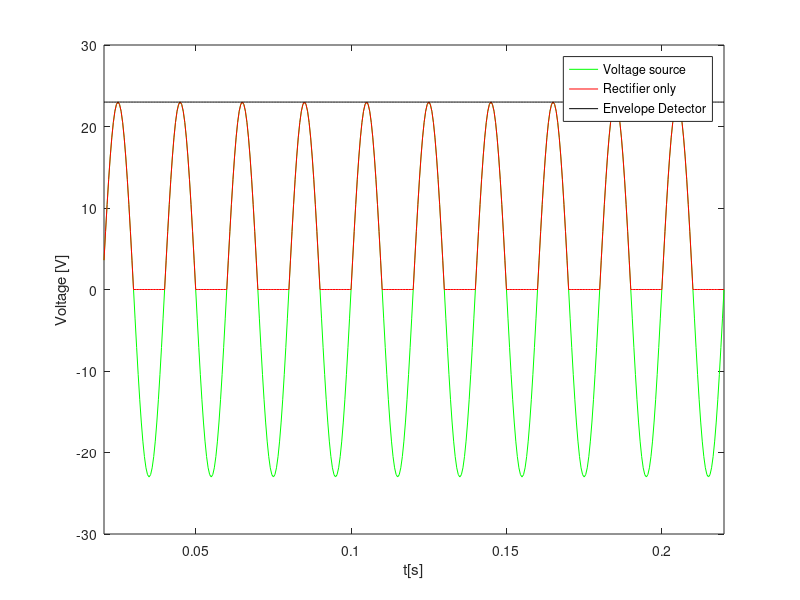
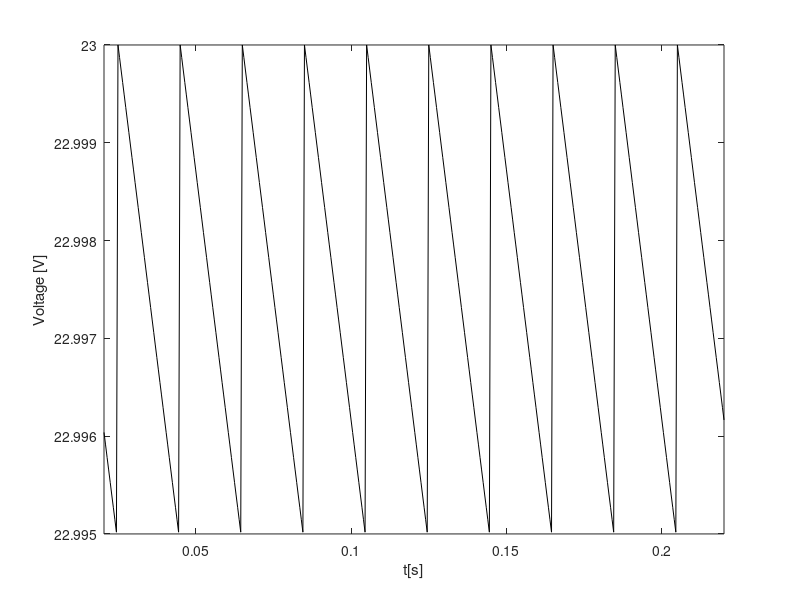
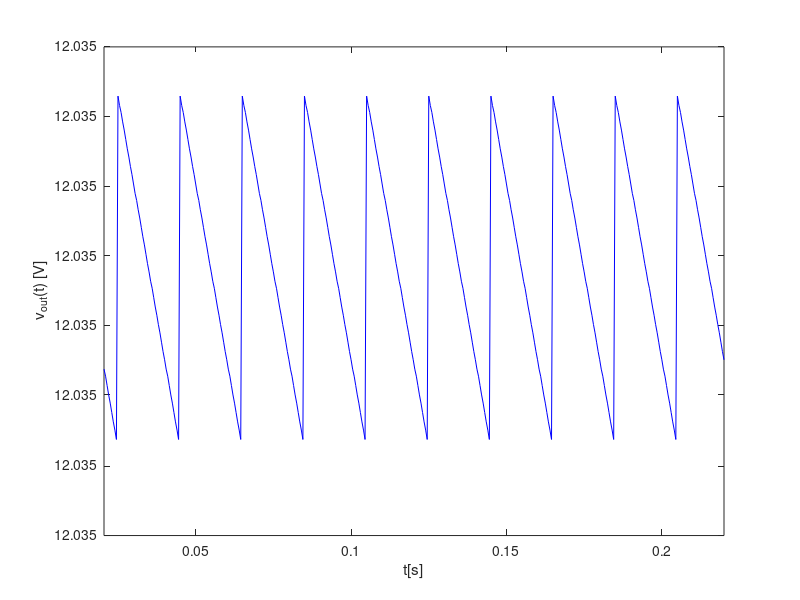

Here is the MATLAB script that generated these plots, in order:
close all
clear all
%comentario

dt=5e-4;
period=1./50.;
tmax=11*period/dt;
tmaxgraf=10*period/dt;
translacao_tempo=period/dt;
freq=2*pi*50.;
A=230./10.;


%envelope
R1=300e3;
R2=715e3;
C1=300e-6;



% T off
toff=(1/freq)*atan(R1*C1*freq);


j=1;

for i=1:tmax

	t(i)=i*dt;
	v2(i)=A*sin(freq*t(i));

	if(v2(i)>0)
		v3(i)=v2(i);
	else
		v3(i)=0.;
	endif;



	if(t(i)>toff &&    A * sin(freq*toff) * exp(-(t(i)-toff)/(R1*C1)) > v3(i))
		vo(i)=A * sin(freq*toff) * exp(-(t(i)-toff)/(R1*C1));
	else
		vo(i)=0.;
	endif;

	if(A * sin(freq*toff) * exp(-(t(i)-toff)/(R1*C1)) < v3(i)    &&   t(i)>toff+period)
		toff=toff+period;
	endif;

	%voltagem envelope
	venvelope(i)=v3(i);
	if(vo(i)>v3(i))
		venvelope(i)=vo(i);
	endif;


endfor;

%%%%VOLTAGE REGULATOR

%solving using accurate model

function f=f(v,Vs,R)
Is=1e-14;
VT=0.02586491702;
f=v+R*Is*(exp(v/(22*VT))-1)-Vs;
endfunction

function fd=fd(v,R)
Is=1e-14;
VT=0.02586491702;
fd=1+R*Is/(22*VT)*exp(v/(22*VT));
endfunction

function find_Root=Solve_f(Vs,R)
	delta=1e-6;
	x_next=0.5;

	do
		x=x_next;
		x_next=x-f(x,Vs,R)/fd(x,R);
	until (abs(x-x_next)<delta);
	find_Root=x_next;
endfunction


for i=1:tmax
v_out(i)=Solve_f(venvelope(i),R2);
endfor;

%GRAFICOS

%making new vectores

for j=1:tmaxgraf
	tgraf(j)=t(j+translacao_tempo);
	v2graf(j)=v2(j+translacao_tempo);
	v3graf(j)=v3(j+translacao_tempo);
	vograf(j)=vo(j+translacao_tempo);
	venvelopegraf(j)=venvelope(j+translacao_tempo);
	v_outgraf(j)=v_out(j+translacao_tempo);
endfor

hf = figure ();
plot(tgraf, v2graf, "g;Voltage source;");
hold on;
plot(tgraf, v3graf, "r;Rectifier only;");
hold on;
%plot(tgraf, vograf, "b");
%hold on;
plot(tgraf, venvelopegraf, "-k;Envelope Detector;");

axis([tgraf(1),tgraf(tmaxgraf)]);
xlabel("t[s]");
ylabel("Voltage [V]");
print(hf, "v2.eps", "-depsc");

clf(hf);

plot(tgraf, venvelopegraf, "-k");
axis([tgraf(1),tgraf(tmaxgraf)]);
xlabel("t[s]");
ylabel("Voltage [V]");
print(hf, "venvelope.eps", "-depsc");


clf(hf);
hf = figure();
plot(tgraf,v_outgraf,"b");
axis([tgraf(1),tgraf(tmaxgraf)]);
xlabel("t[s]");
ylabel("v_{out}(t) [V]");
print(hf,"vout.eps","-depsc");

printf("media do vout:      %f\n",mean(v_outgraf));
printf("ripplr do vout:      %f\n",max(v_outgraf)-min(v_outgraf));
